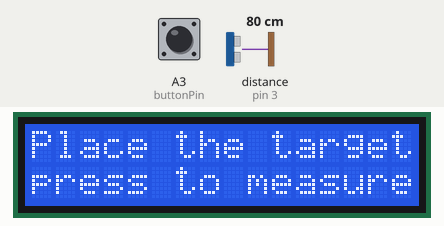
Bench run of a sketch on a simulated Arduino Uno, built with avr-gcc and run on an emulated ATmega328P. On the bench: 16×2 character LCD. Inputs (shaded band) come from the test bench; at power-on: A3 (buttonPin) HIGH, distance to the obstacle (sensor on pin 3) 80 cm. The echo pulse lasts 58.3 µs per cm; what the sketch prints to the serial monitor is not drawn.

Above: at 2.2 s.
2.3 s: A3 (buttonPin) pulled LOW for 0.15 s
At 3.3 s:
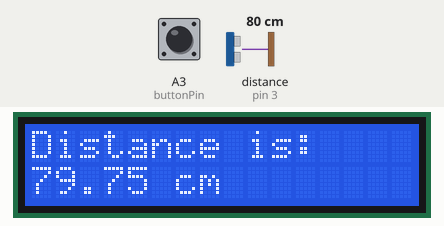
5.4 s: A3 (buttonPin) pulled LOW for 3.2 s
Timing chart, 0 to 8.4 s (numbered marks = the images above; inputs shaded):
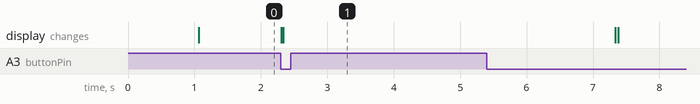

Measured:
- after the input at 2.3 s, the display: first changes at once (image 1 shows a later state)

The sketch:

ButtonDistanceMeasure.ino
```cpp
#include <LiquidCrystal.h>
int trigPin=2;
int echoPin=3;
float pingTravelTime;
float waveTravelDistance;
float Distance;
int buttonPin = A3;
int buttonVal;

int rs=7;
int en=8;
int d4=9;
int d5=10;
int d6=11;
int d7=12;
LiquidCrystal lcd(rs,en,d4,d5,d6,d7);

int dt=25;
int setTime = 1000;

void setup() {
  // put your setup code here, to run once:
Serial.begin(9600);
pinMode(trigPin,OUTPUT);
pinMode(echoPin,INPUT);
pinMode(buttonPin,INPUT);
digitalWrite(buttonPin,HIGH);
delay(setTime);
lcd.begin(16,2);

}

void loop() {
  lcd.setCursor(0,0);
  lcd.print("Place the target");
  lcd.setCursor(0,1);
  lcd.print("press to measure");
  buttonVal=digitalRead(buttonPin);

  while (buttonVal==1){ buttonVal=digitalRead(buttonPin);   }
lcd.clear();
digitalWrite(trigPin,LOW);
delayMicroseconds(10);
digitalWrite(trigPin,HIGH);
delayMicroseconds(10);
digitalWrite(trigPin,LOW);
pingTravelTime=pulseIn(echoPin,HIGH);
delay(dt);
waveTravelDistance = pingTravelTime*0.03419856;
Distance = waveTravelDistance/2;


lcd.setCursor(0,0);
lcd.print("Distance is: ");
lcd.setCursor(0,1);
lcd.print(Distance);
lcd.print(" cm");
delay(5000);
lcd.clear();

Serial.print("Distance is: ");
Serial.print(Distance);
Serial.println("cm");

}
```
